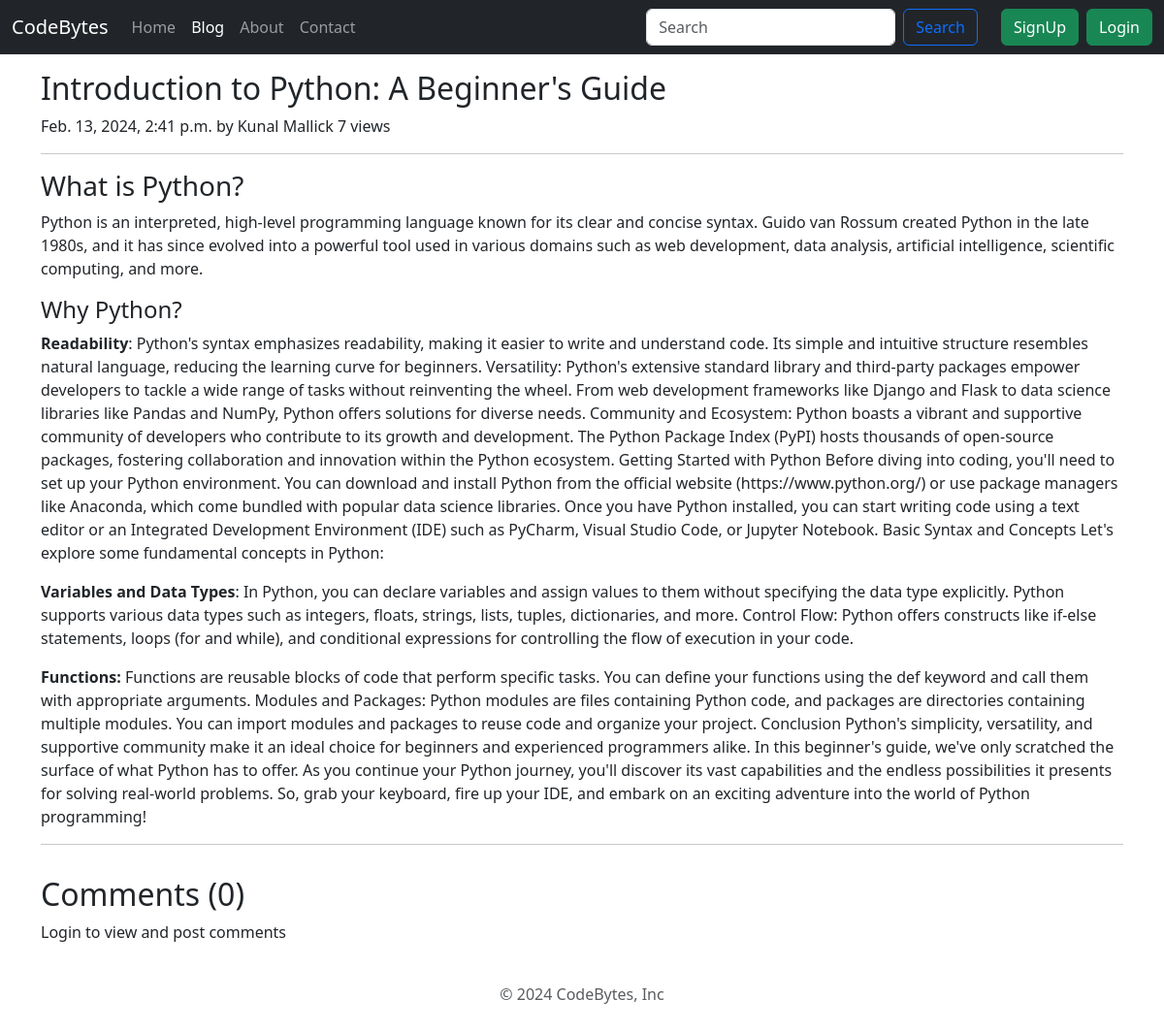
The page /blog/introduction-to-python on the database its author committed.
### blog/models.py (models this page shows, shortened)
class Post(models.Model):
    sno = models.AutoField(primary_key=True)
    title = models.CharField(max_length=255)
    content = RichTextField()
    author = models.CharField(max_length=20)
    slug = models.SlugField(max_length=100)
    timeStamp = models.DateTimeField(blank=True)
    views = models.IntegerField(default=0)

### blog/views.py (the view)
# urls.py: path('<str:slug>', views.blogPost, name = 'blogPost'),
def blogPost(request, slug):
    post = Post.objects.filter(slug=slug).first()
    post.views = post.views + 1
    post.save()
    comments = BlogComment.objects.filter(post=post, parent=None)
    replies = BlogComment.objects.filter(post=post).exclude(parent=None)
    replyDict = {}
    for reply in replies:
        if reply.parent.sno not in replyDict.keys():
            replyDict[reply.parent.sno] = [reply]
        else:
            replyDict[reply.parent.sno].append(reply)
    context = {'post': post, 'comments':comments, 'user':request.user, 'replyDict':replyDict}
    return render(request, 'blog/blogPost.html', context)

### templates/blog/blogPost.html (shortened to what this page needs)
{% extends "base.html" %}
{% block blogactive %} active {% endblock blogactive %}
{% block body %}
{% load humanize %}
{% load my_filter %}
<div class="container py-3">
    <h2 class="blog-post-title">{{post.title}}</h2>
    <p class="blog-post-meta">{{post.timeStamp}} by {{post.author}} <span> {{post.views}} views</span></p>
    <hr>
    <p>{{post.content|safe}}</p>
    <hr>
</div>
<div class="container">
    <h2>Comments ({{comments.count}})</h2>
    {% if user.is_authenticated %}
    <form action="/blog/postComment" method="post">
        {% csrf_token %}
        <div class="mb-3">
            <label for="exampleInputEmail1" class="form-label">Post Your Comment</label>
            <input type="text" class="form-control" style="height: 100px;" name="comment" placeholder="Enter comment here">
        </div>
        <input type="hidden" name="postSno" value="{{post.sno}}">
        <input type="hidden" name="parentSno" value="">
        <button type="submit" class="btn btn-primary">Submit</button>
    </form>
    {% for comment in comments %}
    <div class="comment-section">
        <div class="comment">
            <div class="user-info">
                <img src="/static/img/user.png" alt="User Profile Image">
                <span class="username">{{comment.user.username}}</span>
                <span class="timestamp">{{comment.timeStamp|naturaltime}}</span>
            </div>
            <p class="comment-text">{{comment.comment}}</p>
            <p class="d-inline-flex gap-1">
                <button class="btn btn-primary" type="button" data-bs-toggle="collapse"
                    data-bs-target="#replyBox{{comment.sno}}" aria-expanded="false" aria-controls="collapseExample">
                    Reply
                </button>
            </p>
            <div class="collapse" id="replyBox{{comment.sno}}">
                <div class="card card-body">
                    <form action="/blog/postComment" method="post">
                        {% csrf_token %}
                        <div class="mb-3">
                            <label for="exampleInputEmail1" class="form-label">Reply to this comment</label>
                            <input type="text" class="form-control" name="comment" placeholder="Enter reply here">
                            <input type="hidden" name="parentSno" value="{{comment.sno}}">
                        </div>
                        <input type="hidden" name="postSno" value="{{post.sno}}">
                        <button type="submit" class="btn btn-primary" >Submit</button>
                    </form>
                </div>
            </div>
            {% for reply in replyDict|get_val:comment.sno %}
            <div class="replies">
                <div class="reply-user-info">
                    <img src="/static/img/user.png" alt="User Profile Image">
                    <span class="replies-username"><b>{{reply.user.username}}</b></span>
                    <span class="timestamp">{{reply.timeStamp|naturaltime}}</span>
                    <p class="replies-comment-text">{{reply.comment}}</p>
                </div>
            </div>
            {% endfor %}
        </div>
    </div>
    {% endfor %}
    {% else %}
    <p>Login to view and post comments</p>
    {% endif %}
</div>
{% endblock body %}

### rows shown on the page
Post: title "Introduction to Python: A Beginner's Guide", timeStamp "Feb. 13, 2024, 2:41 p.m.", author "Kunal Mallick", views "7", content "What is Python? Python is an interpreted, high-level programming language known for its clear and concise syntax. Guido van Rossum created Python in the late 1980s, and it has since evolved into a powerful tool used in various domains such as web development, data analysis, artificial intelligence, scientific computing, and more. Why Python? Readability : Python's syntax emphasizes readability, making it easier to write and understand code. Its simple and intuitive structure resembles natural language, reducing the learning curve for beginners. Versatility: Python's extensive standard library and third-party packages empower developers to tackle a wide range of tasks without reinventing the…"

### other values the page prints
{{ comments.count }} "0"
